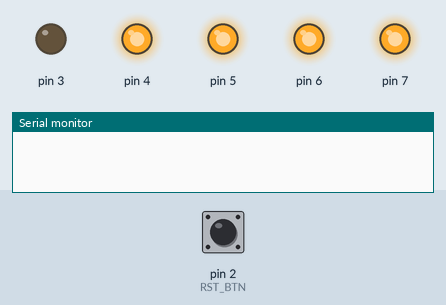
This sketch was run on a simulated Arduino Uno, built with avr-gcc and run on an emulated ATmega328P. Parts: output pins drawn as LEDs (lit = HIGH), the last lines printed to the serial monitor. Inputs (shaded band) come from the test bench; at power-on: pin 2 (RST_BTN) HIGH.

Above: at 0.1 s.
At 60.1 s:
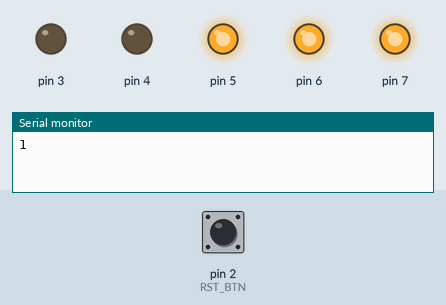
At 120.1 s:
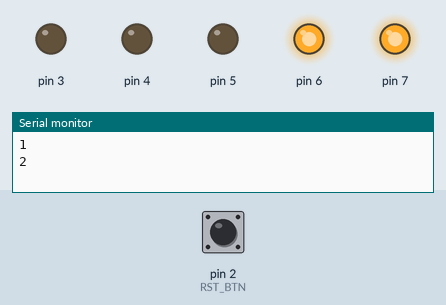
Timing chart, 0 to 121.6 s (numbered marks = the images above):
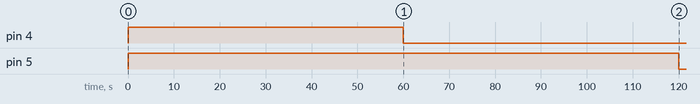

Measured:
- by itself, pin 4: HIGH → LOW at 60.0 s
- by itself, pin 5: HIGH → LOW at 120 s

The sketch:

UnoSwitchMin.ino
```cpp
#define RST_BTN 2
int mins = 0;
int lastMins = 0;
unsigned long offset = 0;

unsigned long lastDebounce = 0;
int intervalDebounce = 50;
byte lastBtn = 1;

void setup() {
  Serial.begin(115200);
  pinMode(RST_BTN, INPUT_PULLUP);
  pinMode(3, OUTPUT);
  pinMode(4, OUTPUT);
  pinMode(5, OUTPUT);
  pinMode(6, OUTPUT);
  pinMode(7, OUTPUT);
  digitalWrite(4, HIGH);
  digitalWrite(5, HIGH);
  digitalWrite(6, HIGH);
  digitalWrite(7, HIGH);
  digitalWrite(3, LOW); //led 3 used as indicator for start of time sequence

}


void loop() {

  mins = (millis() - offset) / 60000UL;
  if (mins != lastMins) {
    lastMins = mins;
    Serial.println(mins);

    switch (mins) {
      case 1: digitalWrite(4, LOW); break;
      case 2: digitalWrite(5, LOW); break;
      case 3: digitalWrite(6, LOW); break;
      case 4: digitalWrite(7, LOW); digitalWrite(3, HIGH); break;
    }
  }

  //reset button code to restart sequence..
  if (millis() - lastDebounce >= intervalDebounce) {
    byte btn = digitalRead(RST_BTN);
    if (btn != lastBtn) {
      lastDebounce = millis();
      lastBtn = btn;
      if (btn == LOW) {
        digitalWrite(4, HIGH);
        digitalWrite(5, HIGH);
        digitalWrite(6, HIGH);
        digitalWrite(7, HIGH);
        digitalWrite(3, LOW);
        offset = millis();
        mins = 0;
        lastMins = 0;
      }
    }
  }

}
```
